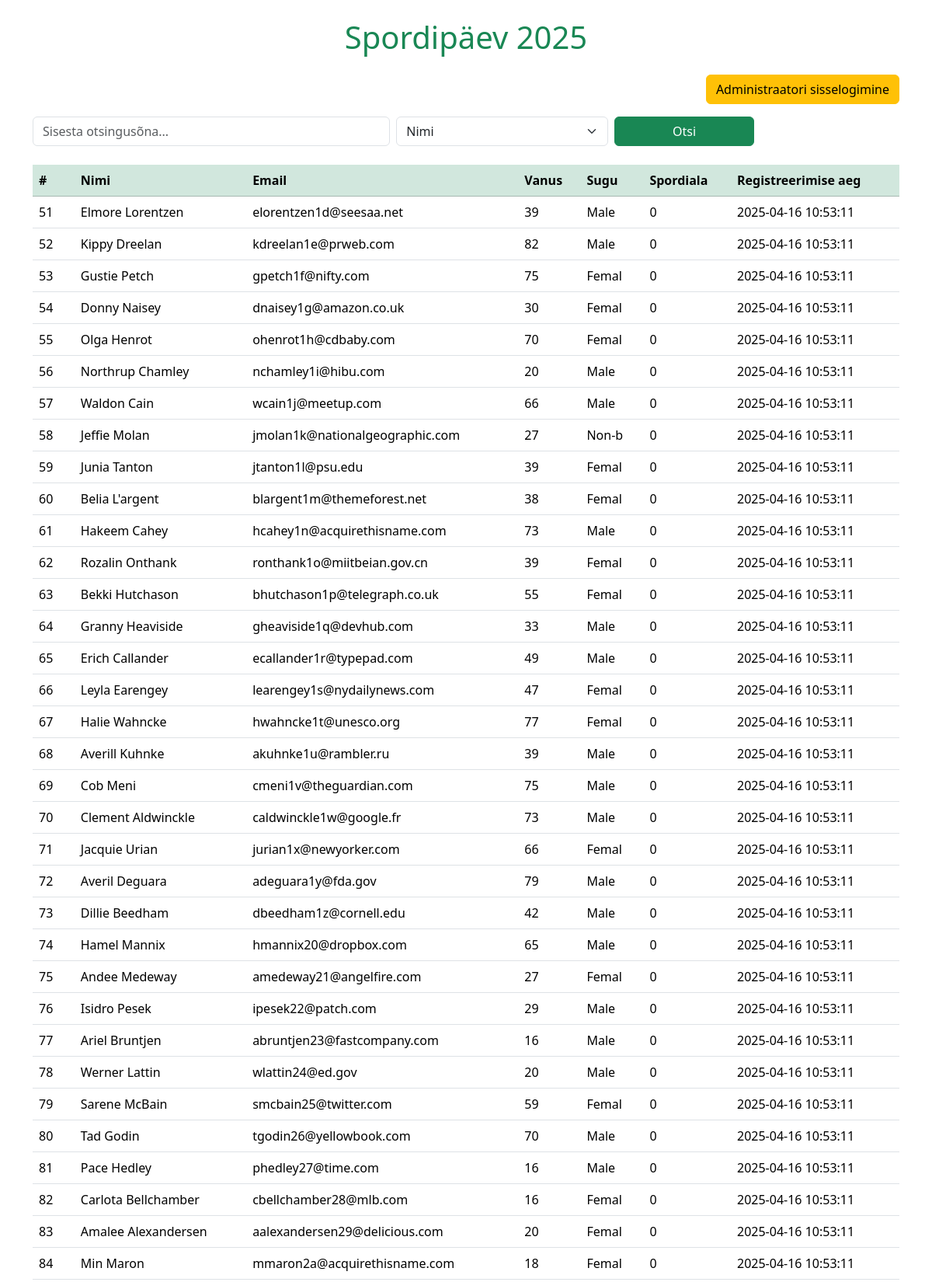
Screenshot of /?page=2 (upper part) with the database file from the repository.
### tables this page shows
CREATE TABLE `sport2025` (
  `id` int(11) NOT NULL,
  `fullname` varchar(50) NOT NULL,
  `email` varchar(50) NOT NULL,
  `age` int(11) NOT NULL,
  `gender` varchar(5) NOT NULL,
  `category` varchar(50) NOT NULL,
  `reg_time` datetime NOT NULL DEFAULT current_timestamp()
);

### index.php (the view, shortened to what this page needs)
<?php include("config.php"); ?>
<!doctype html>
<html lang="et">
<head>
  <link href="https://cdn.jsdelivr.net/npm/bootstrap@5.3.5/dist/css/bootstrap.min.css" rel="stylesheet">
</head>
<body>
  <div class="container py-4">
    <h1 class="mb-4 text-center text-success">Spordipäev 2025</h1>
    <div class="d-flex justify-content-end mb-3">
      <a href="login.php" class="btn btn-warning">Administraatori sisselogimine</a>
    </div>
    <form action="index.php" method="get" class="row g-2 mb-4">
      <div class="col-md-5">
        <input type="text" name="otsi" class="form-control" placeholder="Sisesta otsingusõna...">
      </div>
      <div class="col-md-3">
        <select name="cat" class="form-select">
          <option value="fullname">Nimi</option>
        </select>
      </div>
      <div class="col-md-2">
        <input type="submit" class="btn btn-success w-100" value="Otsi">
      </div>
    </form>
    <table class="table table-hover">
      <thead class="table-success">
        <tr>
          <th>#</th>
          <th>Nimi</th>
          <th>Email</th>
          <th>Vanus</th>
          <th>Sugu</th>
          <th>Spordiala</th>
          <th>Registreerimise aeg</th>
        </tr>
      </thead>
      <tbody>
        <?php
          $uudiseid_lehel = 50;
          $leht = isset($_GET['page']) ? intval($_GET['page']) : 1;
          $start = ($leht - 1) * $uudiseid_lehel;
          if (isset($_GET['otsi']) && !empty($_GET["otsi"])) {
              $s = mysqli_real_escape_string($yhendus, $_GET['otsi']);
              $cat = mysqli_real_escape_string($yhendus, $_GET['cat']);
              echo "<tr><td colspan='7'><strong>Otsingu tulemused fraasile:</strong> " . htmlspecialchars($s) . "</td></tr>";
              $paring = "SELECT * FROM sport2025 WHERE $cat LIKE '%$s%'";
          } else {
              $paring = "SELECT * FROM sport2025 LIMIT $start, $uudiseid_lehel";
          }
          $saada_paring = mysqli_query($yhendus, $paring);
          while ($rida = mysqli_fetch_assoc($saada_paring)) {
              echo "<tr>";
              echo "<td>{$rida['id']}</td>";
              echo "<td>{$rida['fullname']}</td>";
              echo "<td>{$rida['email']}</td>";
              echo "<td>{$rida['age']}</td>";
              echo "<td>{$rida['gender']}</td>";
              echo "<td>{$rida['category']}</td>";
              echo "<td>{$rida['reg_time']}</td>";
              echo "</tr>";
          }
          echo "</tbody></table><div class='d-flex justify-content-center flex-wrap'>";
          echo "</div>";
        ?>
  </div>
</body>
</html>

### rows the page displays
sport2025: id "51", fullname "Elmore Lorentzen", email "elorentzen1d@seesaa.net", age "39", gender "Male", category "0", reg_time "2025-04-16 10:53:11"
sport2025: id "52", fullname "Kippy Dreelan", email "kdreelan1e@prweb.com", age "82", gender "Male", category "0", reg_time "2025-04-16 10:53:11"
sport2025: id "53", fullname "Gustie Petch", email "gpetch1f@nifty.com", age "75", gender "Femal", category "0", reg_time "2025-04-16 10:53:11"
sport2025: id "54", fullname "Donny Naisey", email "dnaisey1g@amazon.co.uk", age "30", gender "Femal", category "0", reg_time "2025-04-16 10:53:11"
sport2025: id "55", fullname "Olga Henrot", email "ohenrot1h@cdbaby.com", age "70", gender "Femal", category "0", reg_time "2025-04-16 10:53:11"
sport2025: id "56", fullname "Northrup Chamley", email "nchamley1i@hibu.com", age "20", gender "Male", category "0", reg_time "2025-04-16 10:53:11"
sport2025: id "57", fullname "Waldon Cain", email "wcain1j@meetup.com", age "66", gender "Male", category "0", reg_time "2025-04-16 10:53:11"
sport2025: id "58", fullname "Jeffie Molan", email "jmolan1k@nationalgeographic.com", age "27", gender "Non-b", category "0", reg_time "2025-04-16 10:53:11"
sport2025: id "59", fullname "Junia Tanton", email "jtanton1l@psu.edu", age "39", gender "Femal", category "0", reg_time "2025-04-16 10:53:11"
sport2025: id "60", fullname "Belia L'argent", email "blargent1m@themeforest.net", age "38", gender "Femal", category "0", reg_time "2025-04-16 10:53:11"
sport2025: id "61", fullname "Hakeem Cahey", email "hcahey1n@acquirethisname.com", age "73", gender "Male", category "0", reg_time "2025-04-16 10:53:11"
sport2025: id "62", fullname "Rozalin Onthank", email "ronthank1o@miitbeian.gov.cn", age "39", gender "Femal", category "0", reg_time "2025-04-16 10:53:11"
sport2025: id "63", fullname "Bekki Hutchason", email "bhutchason1p@telegraph.co.uk", age "55", gender "Femal", category "0", reg_time "2025-04-16 10:53:11"
sport2025: id "64", fullname "Granny Heaviside", email "gheaviside1q@devhub.com", age "33", gender "Male", category "0", reg_time "2025-04-16 10:53:11"
sport2025: id "65", fullname "Erich Callander", email "ecallander1r@typepad.com", age "49", gender "Male", category "0", reg_time "2025-04-16 10:53:11"
sport2025: id "66", fullname "Leyla Earengey", email "learengey1s@nydailynews.com", age "47", gender "Femal", category "0", reg_time "2025-04-16 10:53:11"
sport2025: id "67", fullname "Halie Wahncke", email "hwahncke1t@unesco.org", age "77", gender "Femal", category "0", reg_time "2025-04-16 10:53:11"
sport2025: id "68", fullname "Averill Kuhnke", email "akuhnke1u@rambler.ru", age "39", gender "Male", category "0", reg_time "2025-04-16 10:53:11"
sport2025: id "69", fullname "Cob Meni", email "cmeni1v@theguardian.com", age "75", gender "Male", category "0", reg_time "2025-04-16 10:53:11"
sport2025: id "70", fullname "Clement Aldwinckle", email "caldwinckle1w@google.fr", age "73", gender "Male", category "0", reg_time "2025-04-16 10:53:11"
sport2025: id "71", fullname "Jacquie Urian", email "jurian1x@newyorker.com", age "66", gender "Femal", category "0", reg_time "2025-04-16 10:53:11"
sport2025: id "72", fullname "Averil Deguara", email "adeguara1y@fda.gov", age "79", gender "Male", category "0", reg_time "2025-04-16 10:53:11"
sport2025: id "73", fullname "Dillie Beedham", email "dbeedham1z@cornell.edu", age "42", gender "Male", category "0", reg_time "2025-04-16 10:53:11"
sport2025: id "74", fullname "Hamel Mannix", email "hmannix20@dropbox.com", age "65", gender "Male", category "0", reg_time "2025-04-16 10:53:11"
sport2025: id "75", fullname "Andee Medeway", email "amedeway21@angelfire.com", age "27", gender "Femal", category "0", reg_time "2025-04-16 10:53:11"
sport2025: id "76", fullname "Isidro Pesek", email "ipesek22@patch.com", age "29", gender "Male", category "0", reg_time "2025-04-16 10:53:11"
sport2025: id "77", fullname "Ariel Bruntjen", email "abruntjen23@fastcompany.com", age "16", gender "Male", category "0", reg_time "2025-04-16 10:53:11"
sport2025: id "78", fullname "Werner Lattin", email "wlattin24@ed.gov", age "20", gender "Male", category "0", reg_time "2025-04-16 10:53:11"
sport2025: id "79", fullname "Sarene McBain", email "smcbain25@twitter.com", age "59", gender "Femal", category "0", reg_time "2025-04-16 10:53:11"
sport2025: id "80", fullname "Tad Godin", email "tgodin26@yellowbook.com", age "70", gender "Male", category "0", reg_time "2025-04-16 10:53:11"
sport2025: id "81", fullname "Pace Hedley", email "phedley27@time.com", age "16", gender "Male", category "0", reg_time "2025-04-16 10:53:11"
sport2025: id "82", fullname "Carlota Bellchamber", email "cbellchamber28@mlb.com", age "16", gender "Femal", category "0", reg_time "2025-04-16 10:53:11"
sport2025: id "83", fullname "Amalee Alexandersen", email "aalexandersen29@delicious.com", age "20", gender "Femal", category "0", reg_time "2025-04-16 10:53:11"
sport2025: id "84", fullname "Min Maron", email "mmaron2a@acquirethisname.com", age "18", gender "Femal", category "0", reg_time "2025-04-16 10:53:11"
